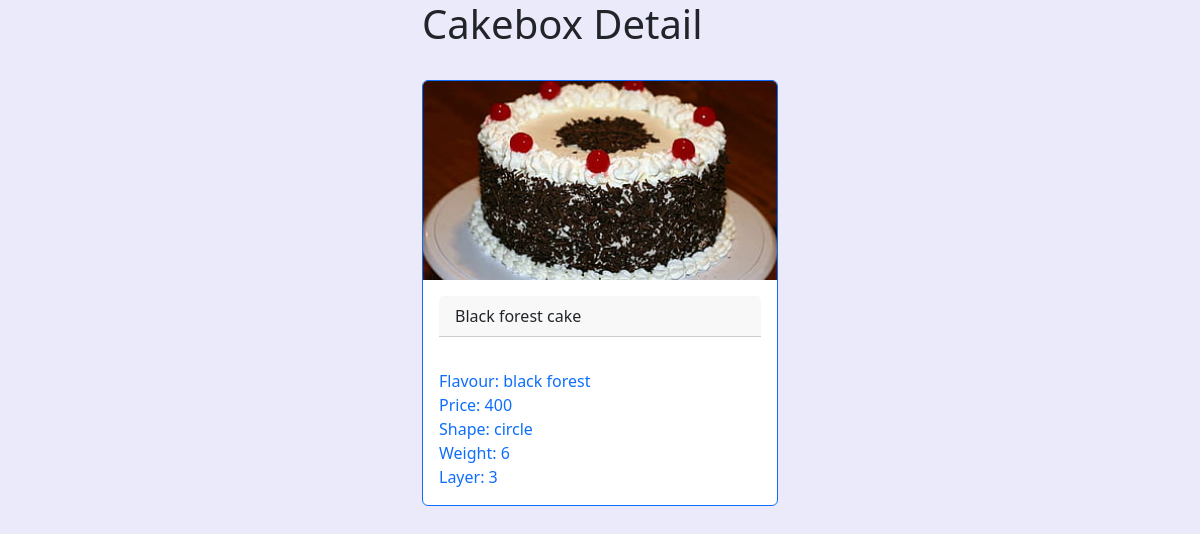
Screenshot of /cake/2/ with the database file from the repository.
### myapp/models.py (models this page shows, shortened)
class Cakebox(models.Model):
    user=models.ForeignKey(User,on_delete=models.CASCADE)
    name=models.CharField(max_length=200)
    flavour=models.CharField(max_length=200)
    price=models.CharField(max_length=200)
    shape=models.CharField(max_length=200)
    weight=models.CharField(max_length=200)
    image=models.ImageField(upload_to="images",null=True,blank=True)
    layer=models.CharField(max_length=200)

### myapp/views.py (the view)
# urls.py: path("cake/<int:pk>/",views.CakeboxDetailView.as_view(),name="cake-detail"),
class  CakeboxDetailView(View):
    def get(self,request,*args,**kwargs):
        id=kwargs.get("pk")
        qs=Cakebox.objects.get(id=id)
        return render(request,"cake-detail.html",{"cakes":qs})

### myapp/templates/cake-detail.html (shortened to what this page needs)
<!DOCTYPE html>
<html lang="en">
<head>
    <link href="https://cdn.jsdelivr.net/npm/bootstrap@5.3.0-alpha1/dist/css/bootstrap.min.css" rel="stylesheet">
</head>
<body style="background-color: rgba(230, 230, 250, 0.805);">
    <div class="container">
        <div class="row">
            <div class="col-4"></div>
            <div class="col-4">
                <h1>Cakebox Detail</h1><br>
                <div class="card border-primary mb-3" style="max-width: 100%;">
                    <img src="{{cakes.image.url}}" class="card-img-top" alt="...">
                    <div class="card-body">
                      <div class="card-header btn-outline-info"> {{cakes.name}} </div>
                    </div>
                    <div class="card-body text-primary">
                    <ul class="list-group list-group-flush">
                      Flavour: {{cakes.flavour}} <br>
                      Price: {{cakes.price}} <br>
                      Shape: {{cakes.shape}} <br>
                      Weight: {{cakes.weight}} <br>
                      Layer: {{cakes.layer}}
                    </ul>
                    </div>
                  </div>
            </div>
        </div></div>
</body>
</html>

### rows the page displays
Cakebox: image (picture), name "Black forest cake", flavour "black forest", price "400", shape "circle", weight "6", layer "3"
